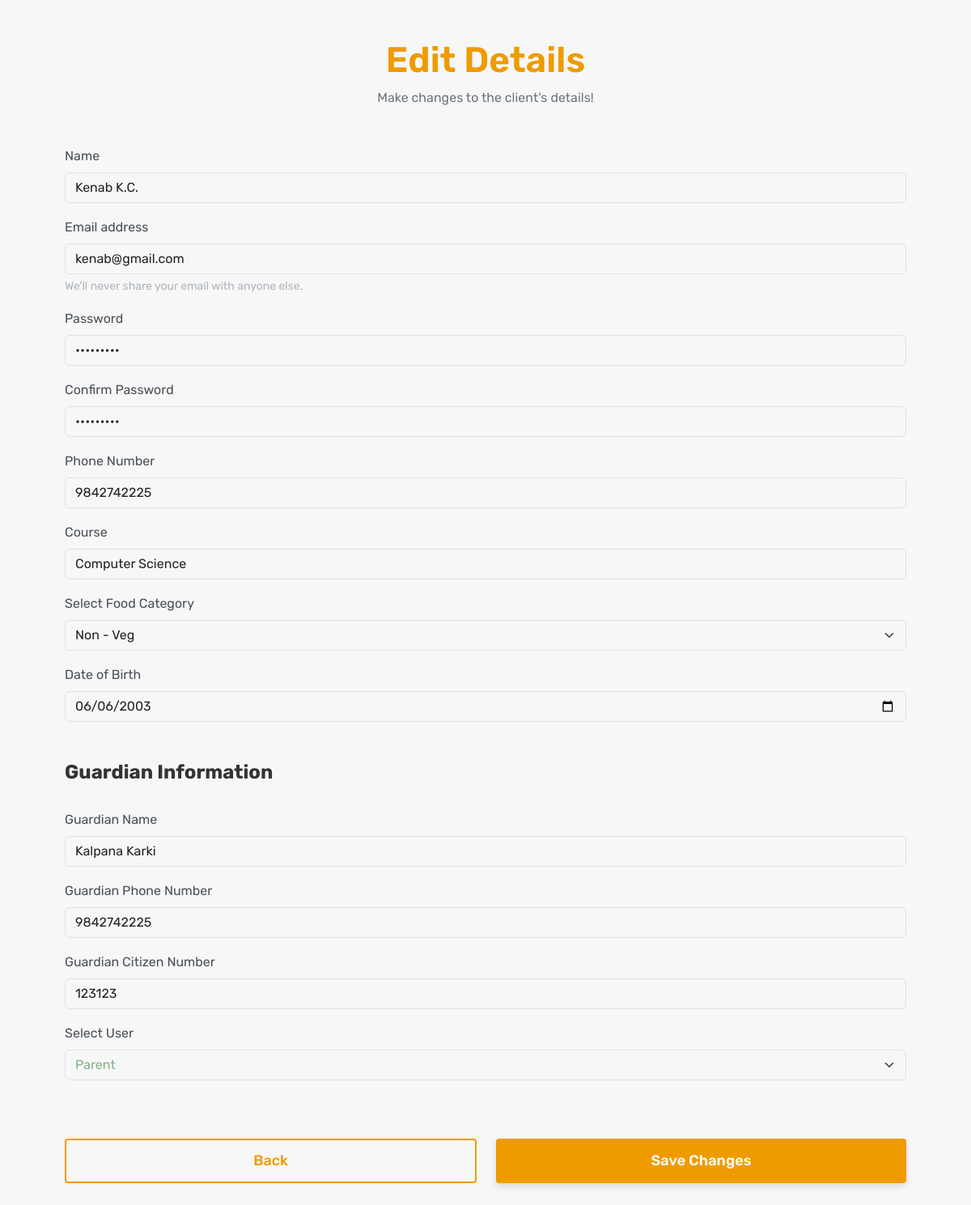
/html/admin-panel/edit-client.php?id=49, run on an earlier commit of the app's database.
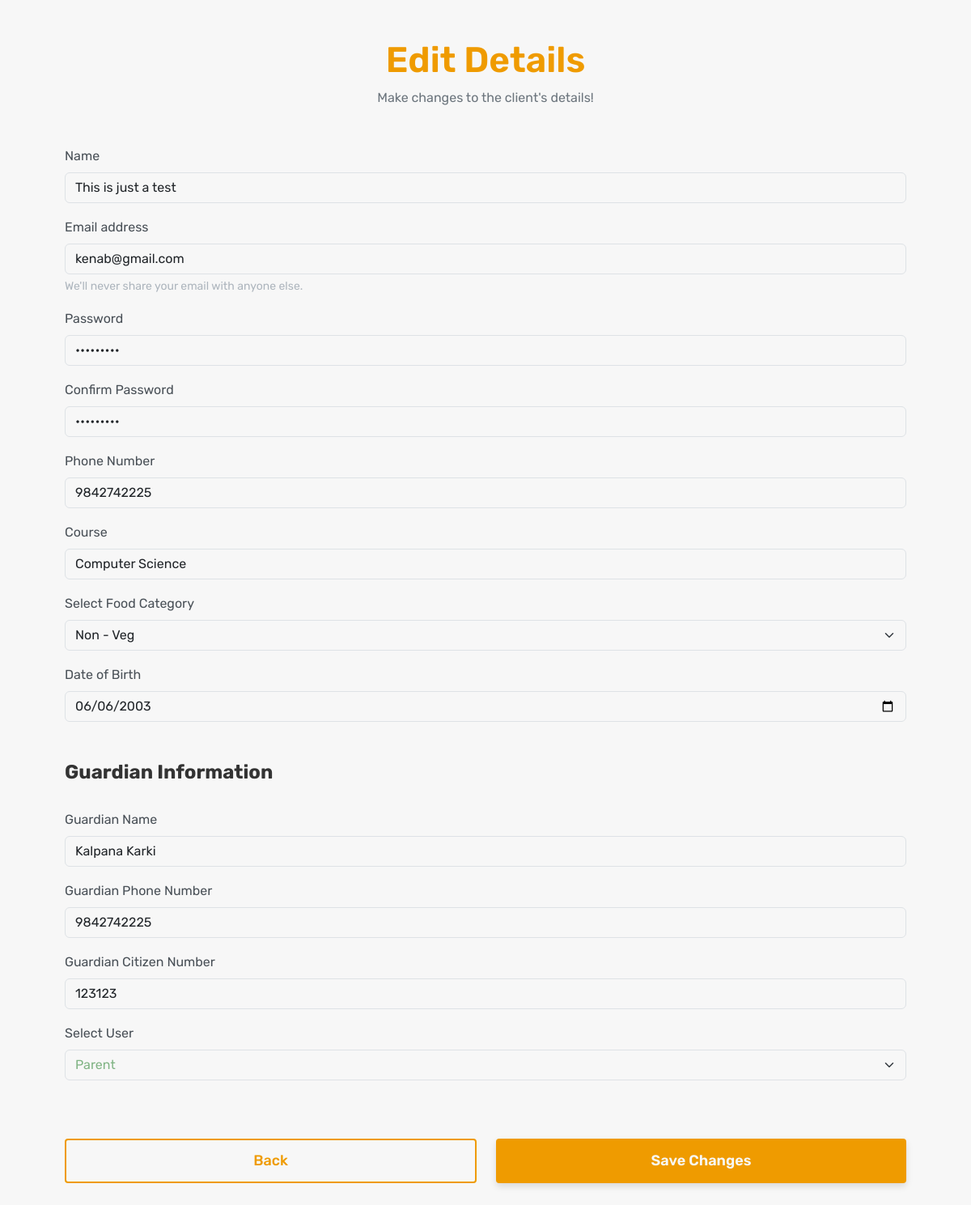
And on a later commit of the database.
### tables this page shows
CREATE TABLE `users` (
  `id` int(11) NOT NULL,
  `name` varchar(255) NOT NULL,
  `email` varchar(255) NOT NULL,
  `gender` varchar(10) NOT NULL,
  `course` varchar(100) NOT NULL,
  `password` varchar(255) NOT NULL,
  `phone_number` varchar(15) NOT NULL,
  `dob` date NOT NULL,
  `guardian_name` varchar(255) NOT NULL,
  `guardian_phone_number` varchar(15) NOT NULL,
  `guardian_citizen` varchar(255) NOT NULL,
  `guardian_type` varchar(50) NOT NULL,
  `food_category` varchar(10) NOT NULL,
  `status` varchar(255) NOT NULL,
  `created_at` timestamp NOT NULL DEFAULT current_timestamp(),
  `approved` varchar(10) DEFAULT NULL
);

### html/admin-panel/edit-client.php (the view, shortened to what the changed rows need)
<?php
include '../../db_connection.php';
if ($_SERVER["REQUEST_METHOD"] == "GET") {
  $id = $_GET["id"];
  $sql = "SELECT * FROM users WHERE id='$id'";
  $query = mysqli_query($conn, $sql);
  $result = mysqli_fetch_assoc($query);
  $name = $result['name'];
  $email = $result['email'];
  $password = $result['password'];
  $phoneNumber = $result['phone_number'];
  $course = $result['course'];
  $dob = $result['dob'];
  $guardianName = $result['guardian_name'];
  $guardianPhoneNumber = $result['guardian_phone_number'];
  $guardianCitizen = $result['guardian_citizen'];
}
?>
<!DOCTYPE html>
<html lang="en">
<head>
  <link rel="stylesheet" href="../../assets/css/style.css" />
  <link rel="stylesheet" href="https://cdn.jsdelivr.net/npm/swiper@11/swiper-bundle.min.css" />
</head>
<body>
  <div class="login_content--box pt-48 pb-80 px-80 pb-48 bg-white">
    <header class="login_content--header mb-48">
      <div class="login_content--header-main">
        <h2 class="text-beta text-primary fw-semibold mb-14 text-center">Edit Details</h2>
      </div>
    </header>
    <form class="d-flex login_content--form gap-48 flex-column" method="POST">
      <div class="d-flex gap-18 flex-column login_content--form-personal">
        <div class="login_content--input">
          <label for="validationDefault01" class="form-label">Name</label>
          <input value="<?php echo $name; ?>" type="text" class="form-control" id="validationDefault01" name="name"
            required />
        </div>
        <div class="login_content--input">
          <label for="exampleInputEmail1" class="form-label">Email address</label>
          <input value="<?php echo $email; ?>" type="email" required class="form-control" id="exampleInputEmail1"
            name="email" aria-describedby="emailHelp" />
          <div id="emailHelp" class="form-text">
            <p class="text-gray-500 m-0">
            </p>
          </div>
        </div>
        <div class="login_content--input">
          <label for="exampleInputPassword1" class="form-label">Password</label>
          <input value="<?php echo $password; ?>" type="password" required class="form-control"
            id="exampleInputPassword1" name="password" />
        </div>
        <div class="login_content--input">
          <label for="exampleInputPassword2" class="form-label">Confirm Password</label>
          <input value="<?php echo $password; ?>" type="password" required class="form-control"
            id="exampleInputPassword2" name="confirm_password" />
        </div>
        <div class="login_content--input">
          <label for="phoneNumber" class="form-label">Phone Number</label>
          <input value="<?php echo $phoneNumber; ?>" pattern="9\d{9}" type="text" required class="form-control"
            id="phoneNumber" name="phoneNumber" title="Please enter a 10-digit number starting with 9" />
        </div>
        <div class="login_content--input">
          <label for="course" class="form-label">Course</label>
          <input type="text" value="<?php echo $course; ?>" required class="form-control" id="course" name="course" />
        </div>
        <div class="login_content--input">
          <label for="dob" class="form-label">Date of Birth</label>
          <input value="<?php echo $dob; ?>" type="date" required class="form-control" id="dob" name="dob"
            title="Please fill your date of birth." />
        </div>
      </div>
      <div class="login_content--form-guardian mb-24">
        <div class="d-flex gap-18 flex-column login_content--form-guardian">
          <div class="login_content--input">
            <label for="validationDefault03" class="form-label">Guardian Name</label>
            <input value="<?php echo $guardianName; ?>" type="text" class="form-control" id="validationDefault03"
              name="guardianName" required />
          </div>
          <div class="login_content--input">
            <label for="phoneNumber1" class="form-label">Guardian Phone Number</label>
            <input value="<?php echo $guardianPhoneNumber; ?>" pattern="9\d{9}" type="text" required
              class="form-control" id="phoneNumber1" name="guardianPhoneNumber"
              title="Please enter a 10-digit number starting with 9" />
          </div>
          <div class="login_content--input">
            <label for="passport" class="form-label">Guardian Citizen Number</label>
            <input value="<?php echo $guardianCitizen; ?>" type="number" required class="form-control" id="passport"
              name="guardianPassport" title="Please enter a 10-digit number starting with 9" />
          </div>
        </div>
      </div>
    </form>
  </div>
</body>
</html>

What changed in the data, as far as the page shows it:
changed users "kenab@gmail.com": name "Kenab K.C." → "This is just a test"
